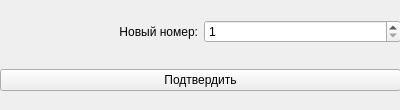
<?xml version="1.0" encoding="UTF-8"?>
<ui version="4.0">
 <class>ProductNumChangingWidget</class>
 <widget class="QWidget" name="ProductNumChangingWidget">
  <property name="geometry">
   <rect>
    <x>0</x>
    <y>0</y>
    <width>400</width>
    <height>110</height>
   </rect>
  </property>
  <property name="windowTitle">
   <string>Form</string>
  </property>
  <widget class="QWidget" name="gridLayoutWidget">
   <property name="geometry">
    <rect>
     <x>0</x>
     <y>0</y>
     <width>401</width>
     <height>111</height>
    </rect>
   </property>
   <layout class="QGridLayout" name="gridLayout">
    <item row="0" column="1">
     <widget class="QSpinBox" name="spinBox">
      <property name="minimum">
       <number>1</number>
      </property>
      <property name="maximum">
       <number>999999</number>
      </property>
     </widget>
    </item>
    <item row="0" column="0">
     <widget class="QLabel" name="label">
      <property name="text">
       <string>Новый номер:</string>
      </property>
      <property name="alignment">
       <set>Qt::AlignRight|Qt::AlignTrailing|Qt::AlignVCenter</set>
      </property>
     </widget>
    </item>
    <item row="1" column="0" colspan="2">
     <widget class="QPushButton" name="pushButton">
      <property name="text">
       <string>Подтвердить</string>
      </property>
     </widget>
    </item>
   </layout>
  </widget>
 </widget>
 <resources/>
 <connections/>
</ui>
